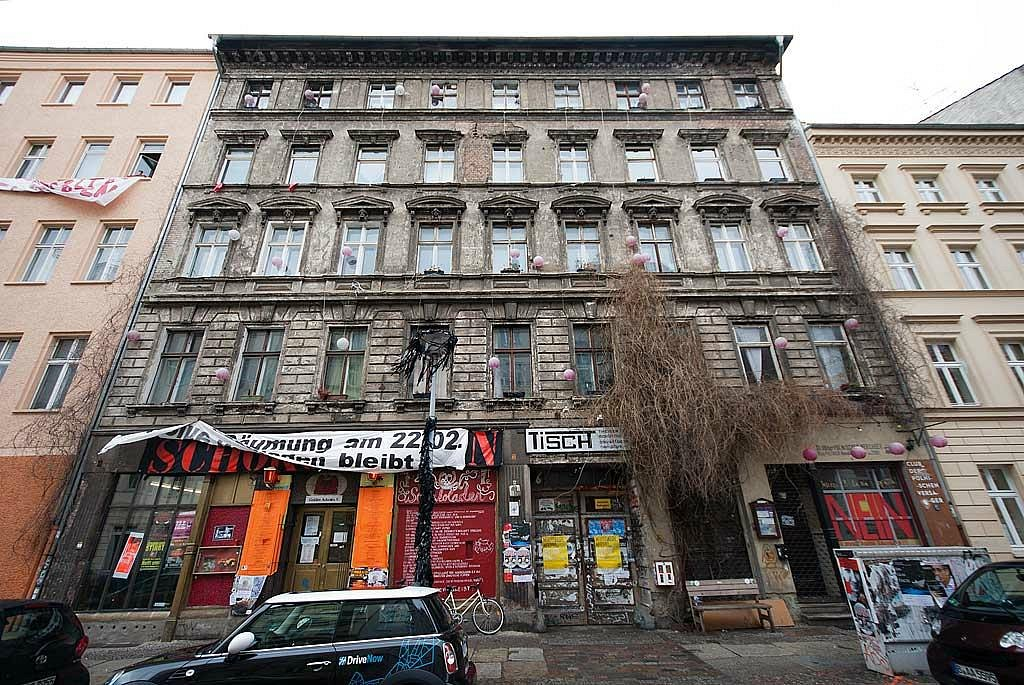
#> input picture assets/schokoladen.jpg, 1024 x 685 px
$ python make-icons.py
#> lines starting #> are read from the running program, lines starting #| are printed output that depends on the picture
#> in main, src is the input picture: PIL image 1024x685 RGB; mean R, G, B 126.2, 118.5, 114.3
#!/usr/bin/env python3
"""Build square PWA icons from the Schokoladen photo."""

from __future__ import annotations

from pathlib import Path

from PIL import Image

ROOT = Path(__file__).resolve().parents[1]
SRC = ROOT / "assets" / "schokoladen.jpg"
PUBLIC = ROOT / "public"


def square_crop(im: Image.Image) -> Image.Image:
    w, h = im.size
#> w = 1024; h = 685
    side = min(w, h)
#> side = 685
    left = (w - side) // 2
#> left = 169
    top = max(0, (h - side) // 2 - h // 20)
#> top = 0
    return im.crop((left, top, left + side, top + side))
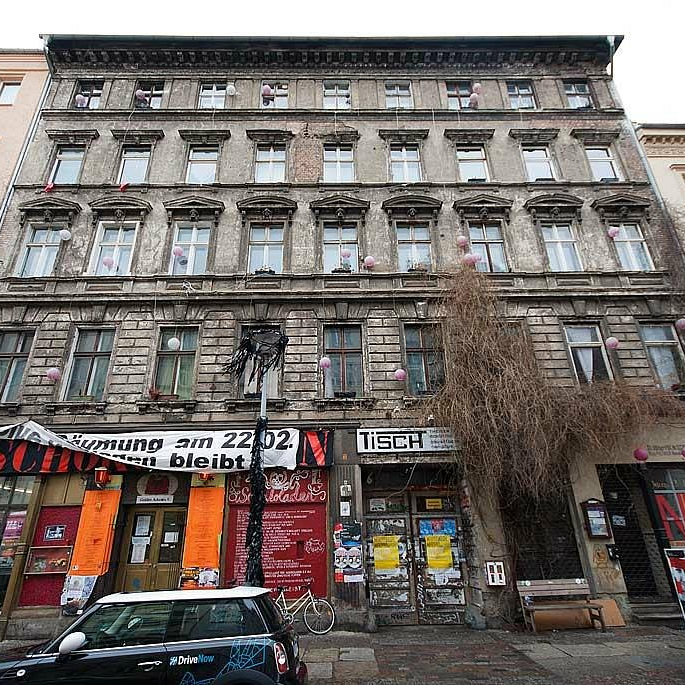
#> returned value: PIL image 685x685 RGB; mean R, G, B 115.9, 108.8, 104.9


def main() -> None:
    PUBLIC.mkdir(exist_ok=True)
    src = Image.open(SRC).convert("RGB")
    cropped = square_crop(src)
    for name, size in (("apple-touch-icon.png", 180), ("icon-192.png", 192), ("icon-512.png", 512)):
        out = cropped.resize((size, size), Image.Resampling.LANCZOS)
        out.save(PUBLIC / name, "PNG", optimize=True)
#> this loop made 3 passes
#> pass 1, in main, `out = cropped.resize((size, size), Image.Resampling.LANCZOS)`:
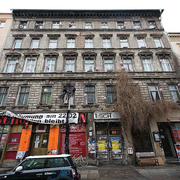
#> out: PIL image 180x180 RGB; mean R, G, B 115.8, 108.7, 104.8
#> pass 2, in main, `out = cropped.resize((size, size), Image.Resampling.LANCZOS)`:
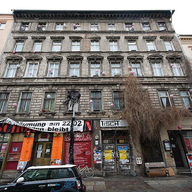
#> out: PIL image 192x192 RGB; mean R, G, B 115.9, 108.8, 104.8
#> pass 3, in main, `out = cropped.resize((size, size), Image.Resampling.LANCZOS)`:
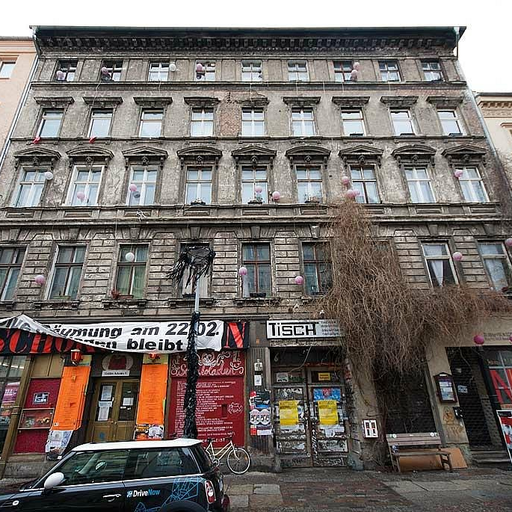
#> out: PIL image 512x512 RGB; mean R, G, B 115.9, 108.8, 104.9
    fav = cropped.resize((32, 32), Image.Resampling.LANCZOS)
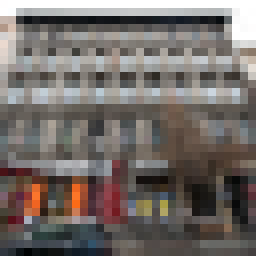
#> fav: PIL image 32x32 RGB (shown 8 times larger); mean R, G, B 115.6, 108.5, 104.6
    fav.save(PUBLIC / "favicon.png", "PNG", optimize=True)
    print("wrote icons")


if __name__ == "__main__":
    main()
